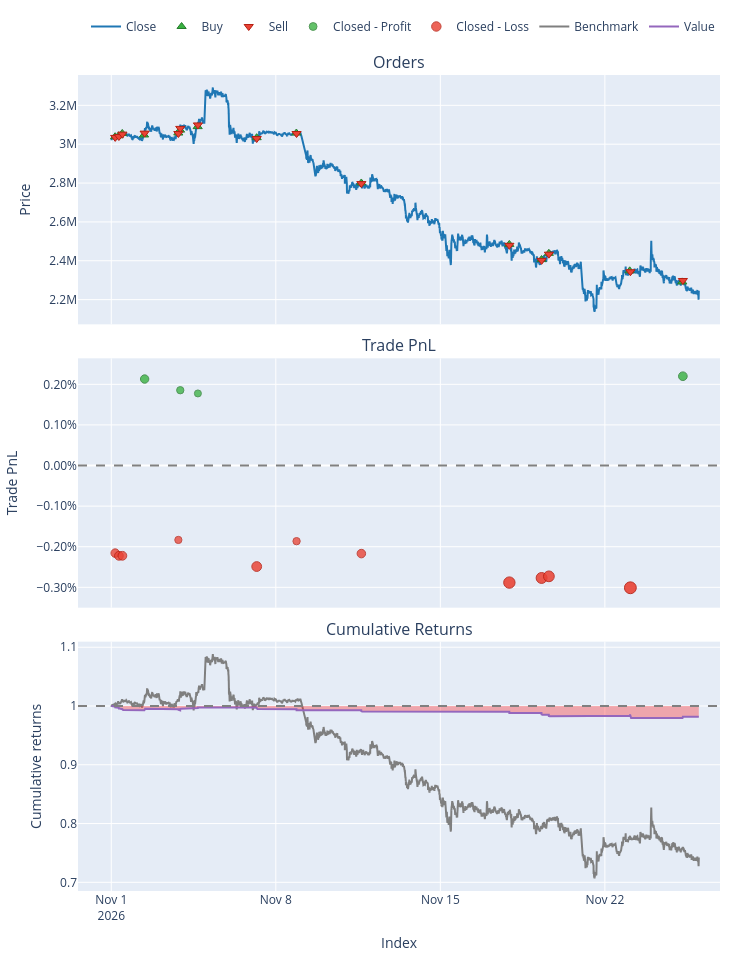

The notebook cell this image was saved under:
### Code cell
portfolios["trend_pullback"].plot().show()

### Figure 1 — Plotly figure (JSON) as saved in the notebook; plotly's stock layout.template omitted (floating-point values rounded to 4 significant figures; data arrays with more than 128 entries replaced by an {"elided": "..."} marker saying what was removed)
{"data": [{"legendgroup": "0", "line": {"color": "#1f77b4"}, "name": "Close", "showlegend": true, "type": "scatter", "uid": "dd02cc82-cce8-40f9-bdb2-2fc257fd182e", "x": {"elided": "11901 str values"}, "xaxis": "x", "y": {"elided": "11901 float values"}, "yaxis": "y"}, {"customdata": [[0.0, 0.03289, 49.98], [2.0, 0.03277, 49.87], [4.0, 0.03257, 49.76], [6.0, 0.03258, 49.65], [8.0, 0.03254, 49.75], [10.0, 0.03233, 49.66], [12.0, 0.0322, 49.75], [14.0, 0.03286, 49.84], [16.0, 0.03252, 49.72], [18.0, 0.03544, 49.62], [20.0, 0.03986, 49.52], [22.0, 0.04104, 49.37], [24.0, 0.04039, 49.24], [26.0, 0.04182, 49.1], [28.0, 0.04273, 48.96]], "hovertemplate": "Order Id: %{customdata[0]}<br>Timestamp: %{x}<br>Price: %{y}<br>Size: %{customdata[1]:.6f}<br>Fees: %{customdata[2]:.6f}", "legendgroup": "1", "marker": {"color": "#37B13F", "line": {"color": "rgb(38,123,44)", "width": 1}, "size": 8, "symbol": "triangle-up"}, "mode": "markers", "name": "Buy", "type": "scatter", "uid": "aae6653d-f93e-40bb-87f2-c064e32faade", "x": ["2026-11-01T03:54:00+09:00", "2026-11-01T07:30:00+09:00", "2026-11-01T11:12:00+09:00", "2026-11-02T09:27:00+09:00", "2026-11-03T20:27:00+09:00", "2026-11-03T22:15:00+09:00", "2026-11-04T16:12:00+09:00", "2026-11-07T04:27:00+09:00", "2026-11-08T21:00:00+09:00", "2026-11-11T15:18:00+09:00", "2026-11-17T22:27:00+09:00", "2026-11-19T07:21:00+09:00", "2026-11-19T14:48:00+09:00", "2026-11-23T01:24:00+09:00", "2026-11-25T07:03:00+09:00"], "xaxis": "x", "y": [3039000.0, 3044000.0, 3056000.0, 3048000.0, 3058000.0, 3073000.0, 3091000.0, 3034000.0, 3058000.0, 2800000.0, 2484000.0, 2406000.0, 2438000.0, 2348000.0, 2291000.0], "yaxis": "y"}, {"customdata": [[1.0, 0.03289, 49.92], [3.0, 0.03277, 49.81], [5.0, 0.03257, 49.7], [7.0, 0.03258, 49.8], [9.0, 0.03254, 49.71], [11.0, 0.03233, 49.8], [13.0, 0.0322, 49.89], [15.0, 0.03286, 49.77], [17.0, 0.03252, 49.67], [19.0, 0.03544, 49.57], [21.0, 0.03986, 49.42], [23.0, 0.04104, 49.29], [25.0, 0.04039, 49.15], [27.0, 0.04182, 49.0], [29.0, 0.04273, 49.11]], "hovertemplate": "Order Id: %{customdata[0]}<br>Timestamp: %{x}<br>Price: %{y}<br>Size: %{customdata[1]:.6f}<br>Fees: %{customdata[2]:.6f}", "legendgroup": "2", "marker": {"color": "#EA4335", "line": {"color": "rgb(181,31,18)", "width": 1}, "size": 8, "symbol": "triangle-down"}, "mode": "markers", "name": "Sell", "type": "scatter", "uid": "002c3d8d-afba-4828-9559-26d71c7569d2", "x": ["2026-11-01T04:00:00+09:00", "2026-11-01T07:48:00+09:00", "2026-11-01T11:21:00+09:00", "2026-11-02T10:03:00+09:00", "2026-11-03T20:30:00+09:00", "2026-11-03T22:27:00+09:00", "2026-11-04T16:27:00+09:00", "2026-11-07T04:30:00+09:00", "2026-11-08T21:12:00+09:00", "2026-11-11T15:21:00+09:00", "2026-11-17T22:30:00+09:00", "2026-11-19T07:24:00+09:00", "2026-11-19T14:51:00+09:00", "2026-11-23T02:03:00+09:00", "2026-11-25T07:39:00+09:00"], "xaxis": "x", "y": [3035000.0, 3040000.0, 3052000.0, 3057000.0, 3055000.0, 3081000.0, 3099000.0, 3029000.0, 3055000.0, 2797000.0, 2480000.0, 2402000.0, 2434000.0, 2343000.0, 2298000.0], "yaxis": "y"}, {"customdata": [[3.0, 3.0, 211.5, 0.00213], [5.0, 5.0, 184.2, 0.001855], [6.0, 6.0, 176.7, 0.001776], [14.0, 14.0, 215.4, 0.0022]], "hovertemplate": "Exit Trade Id: %{customdata[0]}<br>Position Id: %{customdata[1]}<br>Exit Timestamp: %{x}<br>PnL: %{customdata[2]:.6f}<br>Return: %{customdata[3]:.2%}", "legendgroup": "3", "marker": {"color": "#37B13F", "line": {"color": "rgb(38,123,44)", "width": 1}, "opacity": [0.793, 0.7596, 0.75, 0.8015], "size": [8.396, 7.311, 7.0, 8.67], "symbol": "circle"}, "mode": "markers", "name": "Closed - Profit", "type": "scatter", "uid": "43561581-89c6-44f2-acd2-ae9472392548", "x": ["2026-11-02T10:03:00+09:00", "2026-11-03T22:27:00+09:00", "2026-11-04T16:27:00+09:00", "2026-11-25T07:39:00+09:00"], "xaxis": "x2", "y": [0.00213, 0.001855, 0.001776, 0.0022], "yaxis": "y2"}, {"customdata": [[0.0, 0.0, -215.6, -0.002157], [1.0, 1.0, -221.7, -0.002223], [2.0, 2.0, -221.2, -0.002223], [4.0, 4.0, -182.3, -0.001832], [7.0, 7.0, -248.0, -0.002488], [8.0, 8.0, -185.3, -0.001863], [9.0, 9.0, -215.3, -0.002169], [10.0, 10.0, -285.5, -0.002883], [11.0, 11.0, -273.5, -0.002769], [12.0, 12.0, -268.8, -0.002729], [13.0, 13.0, -295.7, -0.003011]], "hovertemplate": "Exit Trade Id: %{customdata[0]}<br>Position Id: %{customdata[1]}<br>Exit Timestamp: %{x}<br>PnL: %{customdata[2]:.6f}<br>Return: %{customdata[3]:.2%}", "legendgroup": "4", "marker": {"color": "#EA4335", "line": {"color": "rgb(181,31,18)", "width": 1}, "opacity": [0.7963, 0.8043, 0.8043, 0.7568, 0.8365, 0.7606, 0.7977, 0.8845, 0.8706, 0.8658, 0.9], "size": [8.503, 8.762, 8.762, 7.221, 9.806, 7.343, 8.549, 11.36, 10.91, 10.76, 11.87], "symbol": "circle"}, "mode": "markers", "name": "Closed - Loss", "type": "scatter", "uid": "6e4c483d-8e67-4808-99ff-47f00f0c0f59", "x": ["2026-11-01T04:00:00+09:00", "2026-11-01T07:48:00+09:00", "2026-11-01T11:21:00+09:00", "2026-11-03T20:30:00+09:00", "2026-11-07T04:30:00+09:00", "2026-11-08T21:12:00+09:00", "2026-11-11T15:21:00+09:00", "2026-11-17T22:30:00+09:00", "2026-11-19T07:24:00+09:00", "2026-11-19T14:51:00+09:00", "2026-11-23T02:03:00+09:00"], "xaxis": "x2", "y": [-0.002157, -0.002223, -0.002223, -0.001832, -0.002488, -0.001863, -0.002169, -0.002883, -0.002769, -0.002729, -0.003011], "yaxis": "y2"}, {"legendgroup": "5", "line": {"color": "#7f7f7f"}, "name": "Benchmark", "showlegend": true, "type": "scatter", "uid": "5361b040-8909-4392-a07e-25b23ff8e46e", "x": {"elided": "11901 str values"}, "xaxis": "x3", "y": {"elided": "11901 float values"}, "yaxis": "y3"}, {"hoverinfo": "skip", "legendgroup": "6", "line": {"color": "rgba(0, 0, 0, 0)", "width": 0}, "opacity": 0, "showlegend": false, "type": "scatter", "uid": "acaf577e-1edd-4ec4-bfac-c5b1c2656ce6", "x": {"elided": "11901 str values"}, "xaxis": "x3", "y": {"elided": "11901 int values"}, "yaxis": "y3"}, {"connectgaps": false, "fill": "tonexty", "fillcolor": "rgba(255, 0, 0, 0.3)", "hoverinfo": "skip", "legendgroup": "6", "line": {"color": "rgba(0, 0, 0, 0)", "width": 0}, "opacity": 0, "showlegend": false, "type": "scatter", "uid": "c09a8ccd-f1fa-491a-b5b7-57edf34415b0", "x": {"elided": "11901 str values"}, "xaxis": "x3", "y": {"elided": "11901 float values"}, "yaxis": "y3"}, {"legendgroup": "7", "line": {"color": "#9467bd"}, "name": "Value", "showlegend": true, "type": "scatter", "uid": "dd339863-4ca4-429b-ac3b-2ee854ae445f", "x": {"elided": "11901 str values"}, "xaxis": "x3", "y": {"elided": "11901 float values"}, "yaxis": "y3"}, {"hoverinfo": "skip", "legendgroup": "6", "line": {"color": "rgba(0, 0, 0, 0)", "width": 0}, "opacity": 0, "showlegend": false, "type": "scatter", "uid": "a2c6974c-4250-448a-91c5-fa546b0728c0", "x": {"elided": "11901 str values"}, "xaxis": "x3", "y": {"elided": "11901 int values"}, "yaxis": "y3"}], "layout": {"annotations": [{"font": {"size": 16}, "showarrow": false, "text": "Orders", "x": 0.5, "xanchor": "center", "xref": "paper", "y": 1, "yanchor": "bottom", "yref": "paper"}, {"font": {"size": 16}, "showarrow": false, "text": "Trade PnL", "x": 0.5, "xanchor": "center", "xref": "paper", "y": 0.6528, "yanchor": "bottom", "yref": "paper"}, {"font": {"size": 16}, "showarrow": false, "text": "Cumulative Returns", "x": 0.5, "xanchor": "center", "xref": "paper", "y": 0.3056, "yanchor": "bottom", "yref": "paper"}], "height": 960, "legend": {"orientation": "h", "traceorder": "normal", "x": 1, "xanchor": "right", "y": 1.042, "yanchor": "bottom"}, "margin": {"b": 30, "l": 30, "r": 30, "t": 30}, "shapes": [{"line": {"color": "gray", "dash": "dash"}, "type": "line", "x0": 0, "x1": 1, "xref": "paper", "y0": 0, "y1": 0, "yref": "y2"}, {"line": {"color": "gray", "dash": "dash"}, "type": "line", "x0": 0, "x1": 1, "xref": "paper", "y0": 1, "y1": 1, "yref": "y3"}], "showlegend": true, "width": 750, "xaxis": {"anchor": "y", "domain": [0, 1], "matches": "x3", "showticklabels": false}, "xaxis2": {"anchor": "y2", "domain": [0, 1], "matches": "x3", "showticklabels": false}, "xaxis3": {"anchor": "y3", "domain": [0, 1], "title": {"text": "Index"}}, "yaxis": {"anchor": "x", "domain": [0.6944, 1], "title": {"text": "Price"}}, "yaxis2": {"anchor": "x2", "domain": [0.3472, 0.6528], "tickformat": ".2%", "title": {"text": "Trade PnL"}}, "yaxis3": {"anchor": "x3", "domain": [0, 0.3056], "title": {"text": "Cumulative returns"}}}}
